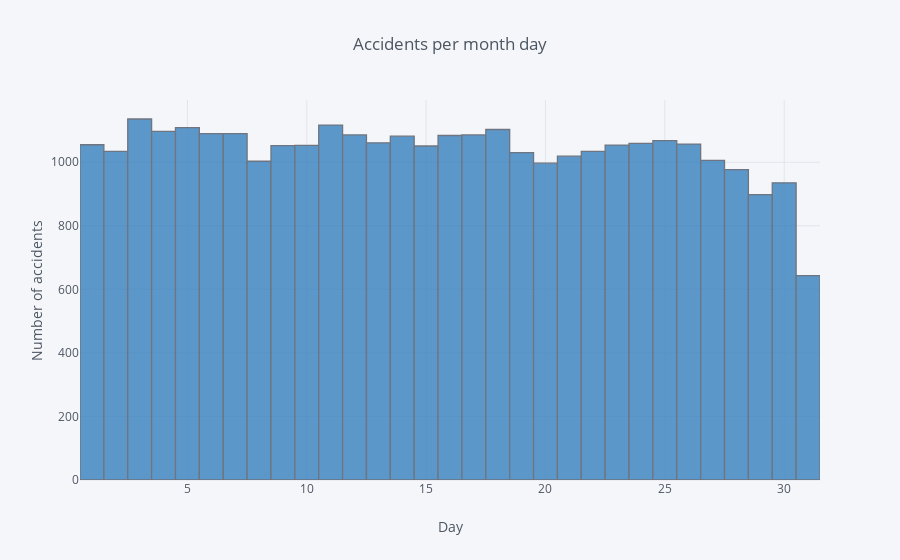

Notebook source saved alongside this figure:
### Code cell
#Plotting accidents per month day

df['day'].iplot(kind='hist', xTitle='Day', yTitle='Number of accidents', 
           title='Accidents per month day', color='blue')

### Figure 1 — Plotly figure (JSON) as saved in the notebook; plotly's stock layout.template omitted (floating-point values rounded to 4 significant figures; data arrays with more than 128 entries replaced by an {"elided": "..."} marker saying what was removed)
{"data": [{"histfunc": "count", "histnorm": "", "marker": {"color": "rgba(55, 128, 191, 1.0)", "line": {"color": "#4D5663", "width": 1.3}}, "name": "day", "opacity": 0.8, "orientation": "v", "type": "histogram", "uid": "4ebf2745-af11-4b24-a659-0bf5116dfaf2", "x": {"elided": "32166 int values"}}], "layout": {"barmode": "overlay", "legend": {"bgcolor": "#F5F6F9", "font": {"color": "#4D5663"}}, "paper_bgcolor": "#F5F6F9", "plot_bgcolor": "#F5F6F9", "title": {"font": {"color": "#4D5663"}, "text": "Accidents per month day"}, "xaxis": {"gridcolor": "#E1E5ED", "showgrid": true, "tickfont": {"color": "#4D5663"}, "title": {"font": {"color": "#4D5663"}, "text": "Day"}, "zerolinecolor": "#E1E5ED"}, "yaxis": {"gridcolor": "#E1E5ED", "showgrid": true, "tickfont": {"color": "#4D5663"}, "title": {"font": {"color": "#4D5663"}, "text": "Number of accidents"}, "zerolinecolor": "#E1E5ED"}}}
